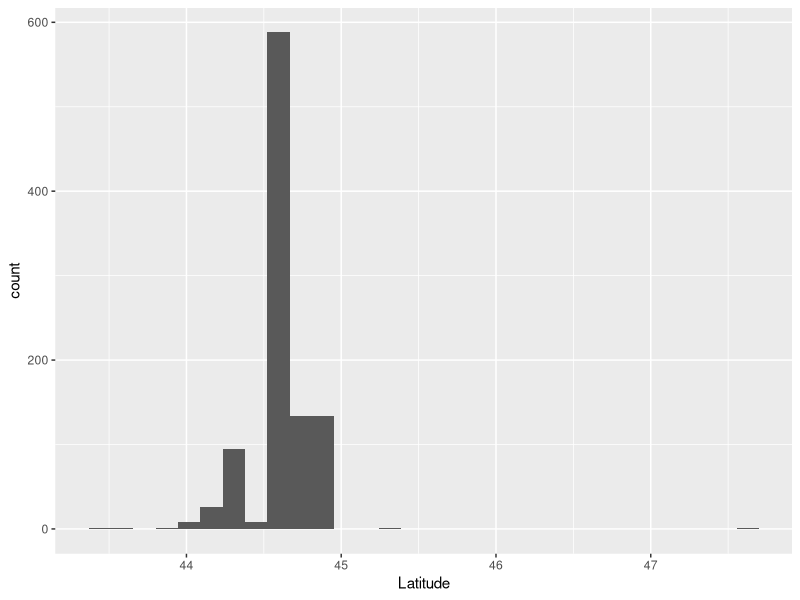
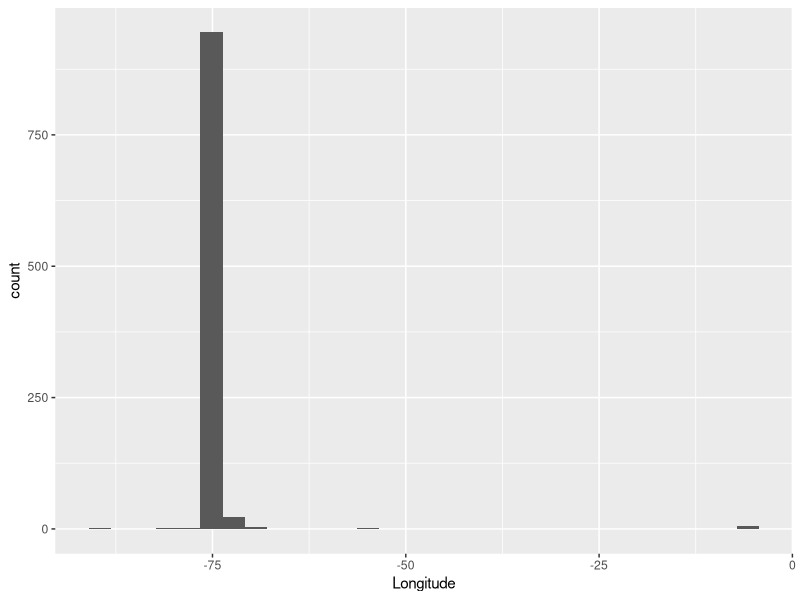
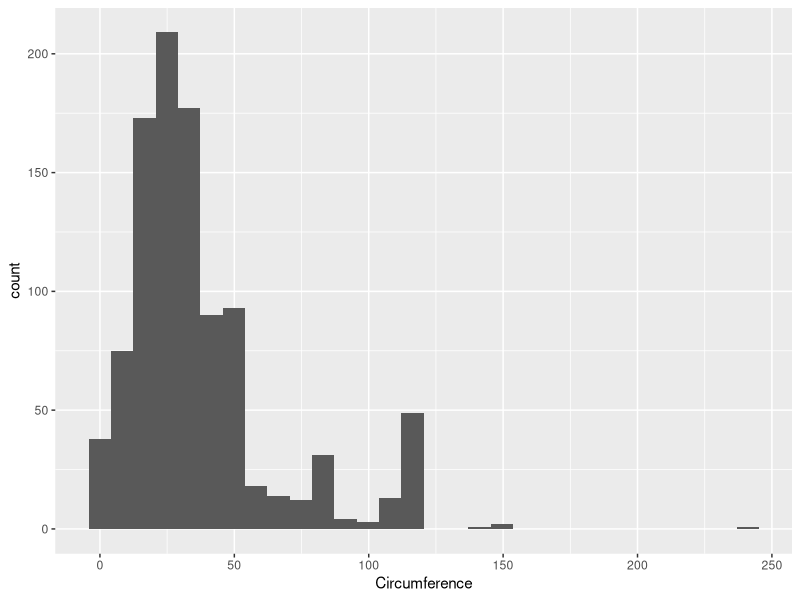

Recreate these plots in R, in order. (Note: this script raises an error after producing the figures.)
## ---- chunk 1
knitr::opts_chunk$set(echo = TRUE)
## ---- chunk 2
rm(list = ls())
library(ggplot2)
library(tidyverse)
## ---- chunk 3
library(readr)
Trees <- read_csv("FallTrees.csv")
## ---- chunk 4
Trees<-select(Trees, -starts_with("Leaf"))
Trees<-select(Trees, -Fruit)
## ---- chunk 5
Trees$Season<-as.factor(Trees$Season)
Trees$Species<-as.factor(Trees$Species)
Trees$Urbanization<-as.factor(Trees$Urbanization)
Trees$Habitat<-as.factor(Trees$Habitat)
Trees$Shading<-as.factor(Trees$Shading)
## ---- chunk 6
levels(Trees$Season)
## ---- chunk 7
levels(Trees$Species)
## ---- chunk 8
levels(Trees$Urbanization)
## ---- chunk 9
levels(Trees$Habitat)
## ---- chunk 10
levels(Trees$Shading)
## ---- chunk 11
summary(Trees$Latitude)
## ---- chunk 12
ggplot(Trees, aes(Latitude))+
  geom_histogram()
## ---- chunk 13
summary(Trees$Longitude)
## ---- chunk 14
ggplot(Trees, aes(Longitude))+
  geom_histogram()
## ---- chunk 15
summary(Trees$Circumference)
## ---- chunk 16
ggplot(Trees, aes(Circumference))+
  geom_histogram()
## ---- chunk 17
Trees$Serial<-(1:1502)
## ---- chunk 18
library(lubridate)
Trees$Date<-mdy(Trees$Date)
## ---- chunk 19
Trees$Julian<-yday(Trees$Date)
## ---- chunk 20
Trees$UniqueID<-paste(Trees$`Tree ID`, Trees$Species, Trees$Latitude, Trees$Longitude, Trees$Urbanization, Trees$Habitat, Trees$Shading, Trees$Circumference, sep = "_")
## ---- chunk 21
write.csv(Trees, "FallTreesProcessed.csv")
